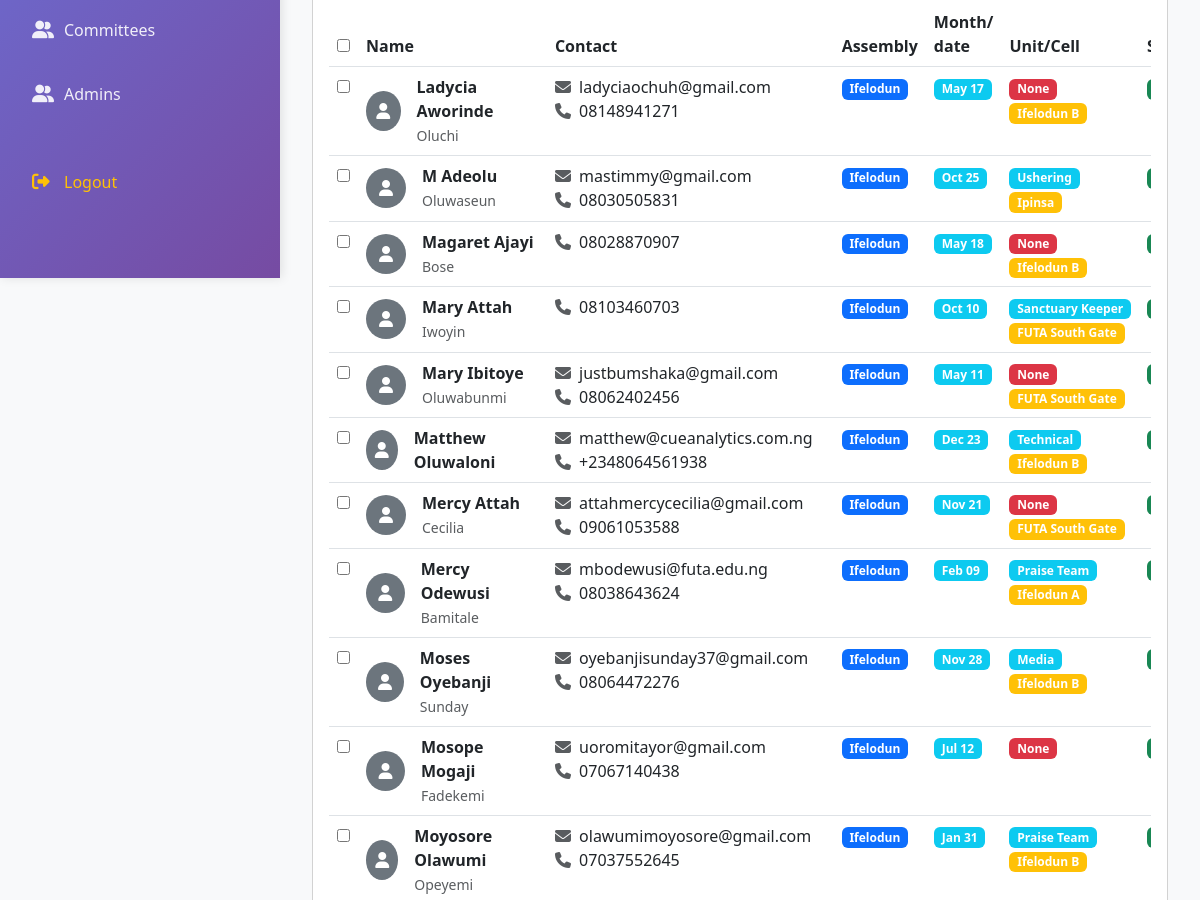
Page /members/?page=3 (signed in, middle part) on the earlier database version.
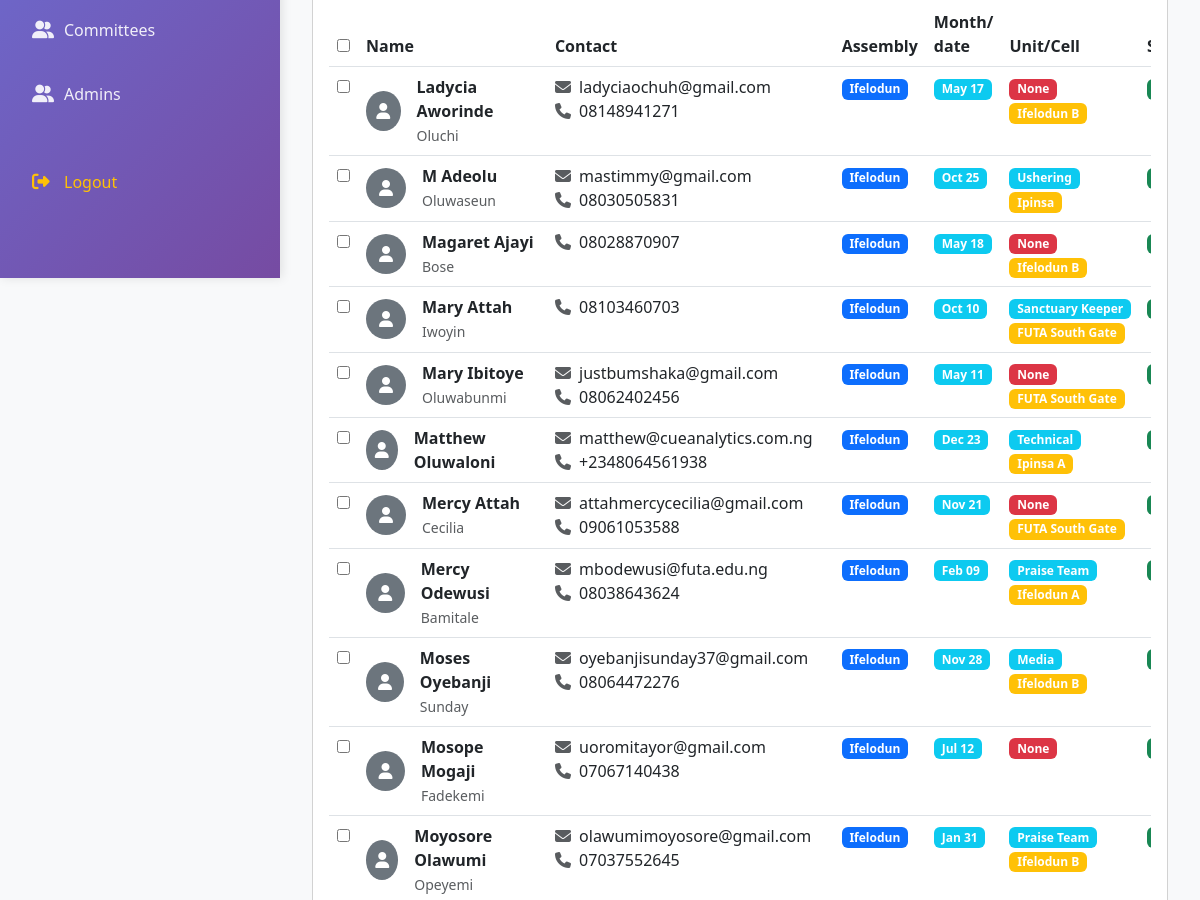
Same page on the later database version.
### core/models.py (models this page shows, shortened)
class Member(models.Model):
    GENDER_CHOICES = [
        ("M", "Male"),
        ("F", "Female"),
        ("O", "Other"),
    ]
    MARITAL_STATUS_CHOICES = [
        ("SINGLE", "Single"),
        ("MARRIED", "Married"),
        ("DIVORCED", "Divorced"),
        ("WIDOWED", "Widowed"),
        ("SEPARATED", "Separated"),
    ]
    MEMBERSHIP_STATUS_CHOICES = [
        ("ACTIVE", "Active"),
        ("INACTIVE", "Inactive"),
        ("VISITOR", "Visitor"),
        ("NEW_MEMBER", "New Member"),
        ("TRANSFERRED", "Transferred"),
    ]
    assembly = models.ForeignKey(
        Assembly, on_delete=models.CASCADE, related_name="members"
    )
    first_name = models.CharField(max_length=100)
    last_name = models.CharField(max_length=100)
    middle_name = models.CharField(max_length=100, blank=True)
    date_of_birth = models.DateField(null=True, blank=True)
    gender = models.CharField(max_length=10, choices=GENDER_CHOICES)
    marital_status = models.CharField(
        max_length=10, choices=MARITAL_STATUS_CHOICES, blank=True
    )
    month_of_birth = models.CharField(max_length=20, null=True, blank=True)
    email = models.EmailField(blank=True)
    phone = models.CharField(max_length=20, blank=True)
    address = models.TextField(blank=True)
    emergency_contact_name = models.CharField(max_length=200, blank=True)
    emergency_contact_phone = models.CharField(max_length=20, blank=True)
    unit = models.ForeignKey(
        Unit, on_delete=models.SET_NULL, null=True, blank=True, related_name="members"
    )
    other_unit = models.ForeignKey(
        Unit,
        on_delete=models.SET_NULL,
        null=True,
        blank=True,
        related_name="other_unit_members",
    )
    membership_status = models.CharField(
        max_length=15, choices=MEMBERSHIP_STATUS_CHOICES, default="ACTIVE"
    )
    membership_date = models.DateField(null=True, blank=True)
    cell = models.ForeignKey(Cell, on_delete=models.SET_NULL, null=True, blank=True)
    baptism_date = models.DateField(null=True, blank=True)
    confirmation_date = models.DateField(null=True, blank=True)
    photo = models.ImageField(upload_to="member_photos/", null=True, blank=True)
    created_at = models.DateTimeField(auto_now_add=True)
    updated_at = models.DateTimeField(auto_now=True)
    class Meta:
        ordering = ["last_name", "first_name"]

class Cell(models.Model):
    name = models.CharField(max_length=200)
    created_at = models.DateField()

class Assembly(models.Model):
    name = models.CharField(max_length=200)
    description = models.TextField(blank=True)
    founded_date = models.DateField(null=True, blank=True)
    website = models.URLField(blank=True)
    email = models.EmailField(blank=True)
    phone = models.CharField(max_length=20, blank=True)
    street_address = models.CharField(max_length=200)
    city = models.CharField(max_length=100)
    state = models.CharField(max_length=100)
    country = models.CharField(max_length=100, default="Nigeria")
    zip_code = models.CharField(max_length=20, blank=True)
    latitude = models.DecimalField(
        max_digits=9, decimal_places=6, null=True, blank=True
    )
    longitude = models.DecimalField(
        max_digits=9, decimal_places=6, null=True, blank=True
    )
    facebook_url = models.URLField(blank=True)
    twitter_url = models.URLField(blank=True)
    instagram_url = models.URLField(blank=True)
    youtube_url = models.URLField(blank=True)
    is_active = models.BooleanField(default=True)
    created_at = models.DateTimeField(auto_now_add=True)
    updated_at = models.DateTimeField(auto_now=True)
    class Meta:
        verbose_name_plural = "Assemblies"
        ordering = ["name"]

class Unit(models.Model):
    name = models.CharField(max_length=200)
    description = models.TextField(blank=True)
    leader = models.ForeignKey(
        "Member",
        on_delete=models.SET_NULL,
        null=True,
        blank=True,
        related_name="led_units",
    )
    created_at = models.DateTimeField(auto_now_add=True)
    updated_at = models.DateTimeField(auto_now=True)
    class Meta:
        verbose_name_plural = "Units"
        ordering = ["name"]

### core/views.py (the view, shortened to what this page needs)
# urls.py: path("members/", views.member_list, name="member_list"),
def member_list(request):
    MONTH_MAP = [
        (1, "January"),
        (2, "February"),
        (3, "March"),
        (4, "April"),
        (5, "May"),
        (6, "June"),
        (7, "July"),
        (8, "August"),
        (9, "September"),
        (10, "October"),
        (11, "November"),
        (12, "December"),
    ]
    admin_profile = request.user.admin_account
    if admin_profile.is_superadmin:
        members = (
            Member.objects.all()
            .select_related("assembly", "unit", "cell")
            .order_by("first_name", "last_name")
        )
    if admin_profile.is_cell_admin:
        members = Member.objects.filter(cell=admin_profile.cell).order_by(
            "first_name", "last_name"
        )
    assembly_id = request.GET.get("assembly")
    unit_id = request.GET.get("unit")
    gender = request.GET.get("gender")
    cell_id = request.GET.get("cell")
    status = request.GET.get("status")
    search = request.GET.get("search")
    month = request.GET.get("month")
    if assembly_id:
        members = members.filter(assembly_id=assembly_id)
    if unit_id:
        if unit_id == "None":
            members = members.filter(unit__isnull=True)
        else:
            members = members.filter(unit_id=unit_id)
    if gender:
        if gender == "all":
            pass
        else:
            members = members.filter(gender=gender)
    if cell_id and admin_profile.is_superadmin:
        if cell_id == "None":
            members = members.filter(cell__isnull=True)
            print(cell_id)
        else:
            members = members.filter(cell_id=cell_id)
    if status:
        members = members.filter(membership_status=status)
    if month:
        members = members.filter(date_of_birth__month=month).order_by(
            "date_of_birth__day"
        )
    page_size = int(request.GET.get("page_size", 25))
    paginator = Paginator(members, page_size)
    page_number = request.GET.get("page")
    page_obj = paginator.get_page(page_number)
    context = {
        "members": page_obj,
        "assemblies": Assembly.objects.all(),
        "month_map": MONTH_MAP,
        "units": Unit.objects.all(),
        "cells": Cell.objects.all(),
    }
    return render(request, "members/member_list.html", context)

### core/models.py (called while the page is built)
    @property
    def is_superadmin(self):
        return self.level == "SUPERADMIN"

    @property
    def is_cell_admin(self):
        return self.level == "Cell"

    @property
    def is_moderator(self):
        return self.level == "MODERATOR"

    @property
    def is_inventory_admin(self):
        return self.level == "Inventory"

### core/templates/members/member_list.html (shortened to what this page needs)
{% extends 'base.html' %}
{% load static %}
{% block content %}
<div class="card">
    <div class="card-body">
        <div class="table-responsive">
            <table class="table table-hover">
                <thead>
                    <tr>
                        <th>
                            <input type="checkbox" id="selectAll">
                        </th>
                        <th>Name</th>
                        <th>Contact</th>
                        <th>Assembly</th>
                        <th>Month/
                            date</th>
                        <th>Unit/Cell</th>
                        <th>Status</th>
                    </tr>
                </thead>
                <tbody id="membersTable">
                    {% for member in members %}
                    <tr>
                        <td>
                            <input type="checkbox" class="member-checkbox" value="{{ member.id }}">
                        </td>
                        <td>
                            <div class="d-flex align-items-center">
                                {% if member.photo %}
                                <img src="{{ member.photo.url }}" alt="{{ member.first_name }}" class="rounded-circle me-3" style="width: 40px; height: 40px; object-fit: cover;">
                                {% else %}
                                <div class="rounded-circle bg-secondary d-flex align-items-center justify-content-center me-3" style="width: 40px; height: 40px;">
                                    <i class="fas fa-user text-white"></i>
                                </div>
                                {% endif %}
                                <div>
                                    <strong>{{ member.first_name }} {{ member.last_name }}</strong>
                                    {% if member.middle_name %}<br><small class="text-muted">{{ member.middle_name }}</small>{% endif %}
                            </div>
                        </td>
                        <td>
                            {% if member.email %}<div><i class="fas fa-envelope text-muted me-1"></i> {{ member.email }}</div>{% endif %}
                            {% if member.phone %}<div><i class="fas fa-phone text-muted me-1"></i> {{ member.phone }}</div>{% endif %}
                        </td>
                        <td>
                            <span class="badge bg-primary">{{ member.assembly.name }}</span>
                        </td>
                        <td>
                            {% if member.date_of_birth %} <span class="badge bg-info"> {{ member.date_of_birth|date:"M d" }}</span>{% endif %}
                        </td>
                        <td>
                            <div>
                                {% if member.unit is None %}<span class="badge bg-danger">None</span>{% endif %}
                                {% if member.unit %}<span class="badge bg-info">{{ member.unit.name }}</span>{% endif %}
                                {% if member.cell %}<span class="badge bg-warning">{{ member.cell.name }}</span>{% endif %}
                            </div>
                        </td>
                        <td>
                            <span class="badge {% if member.membership_status == 'ACTIVE' %}bg-success{% elif member.membership_status == 'NEW_MEMBER' %}bg-info{% else %}bg-warning{% endif %}">
                            </span>
                        </td>
                    </tr>
                    {% endfor %}
                </tbody>
            </table>
        </div>
    </div>
</div>
{% endblock %}

Differences in the rows shown:
changed Member "Matthew": cell.name "Ifelodun B" → "Ipinsa A"
